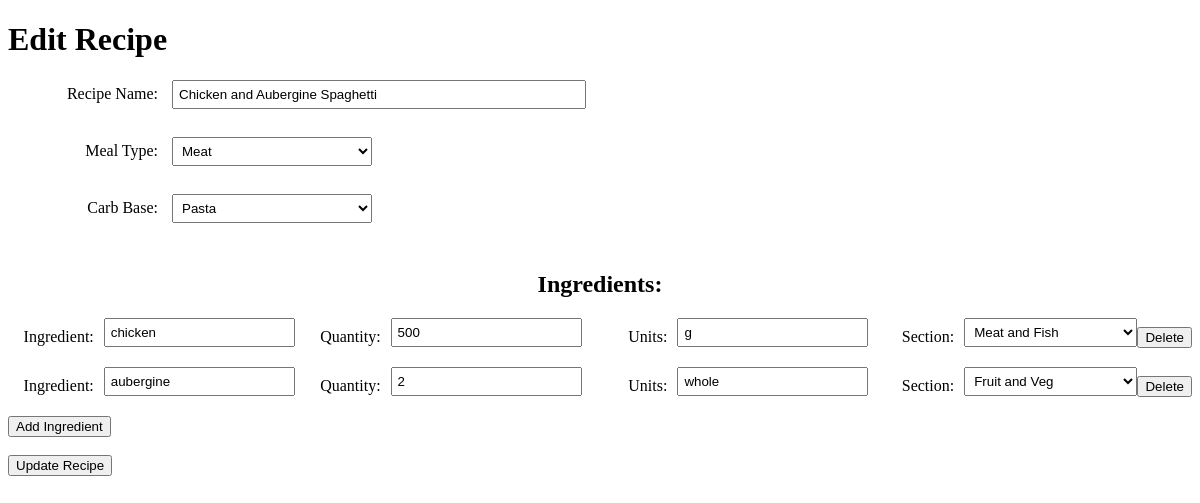
Page /edit_recipe/1 on the earlier database version.
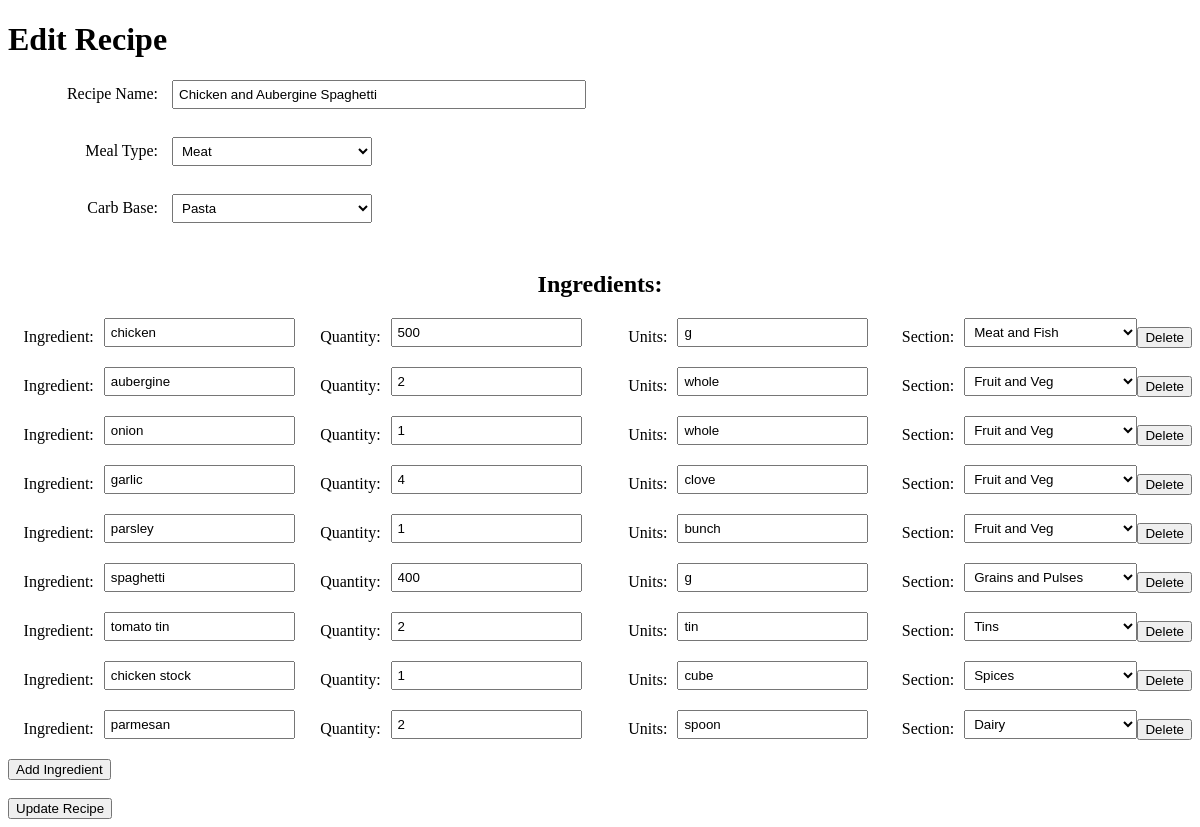
Same page on the later database version.
### db_models.py (models this page shows)
class RecipeItem(db.Model):
    __tablename__ = 'recipe_items'
    id = db.Column(db.Integer, primary_key=True, autoincrement=True)
    recipe_id = db.Column(db.Integer, db.ForeignKey('recipes.id'), nullable=False)
    item_id = db.Column(db.Integer, db.ForeignKey('items.id'), nullable=False)
    quantity = db.Column(db.Integer, nullable=False)
    recipe = db.relationship('Recipe', backref=db.backref('recipe_items', lazy=True))
    item = db.relationship('Item', backref=db.backref('recipe_items', lazy=True))

class Item(db.Model):
    __tablename__ = 'items'
    id = db.Column(db.Integer, primary_key=True, autoincrement=True)
    name = db.Column(db.String(255), nullable=False)
    unit = db.Column(db.String(255), nullable=False)
    shop_section = db.Column(db.String(255), nullable=False)

### app.py (the view, shortened to what this page needs)
@app.route('/edit_recipe/<int:id>', methods=['GET', 'POST'])
def edit_recipe(id):
    recipe = Recipe.query.get_or_404(id)
    previous_ingredients = db.session.query(Item.name, RecipeItem.quantity, Item.unit, Item.shop_section, Item.id)\
        .join(RecipeItem, Item.id == RecipeItem.item_id)\
        .filter(RecipeItem.recipe_id == id)\
        .all()
    return render_template('edit_recipe.html', ingredients = previous_ingredients, recipe = recipe.name,
                           category1 = recipe.category1, category2 = recipe.category2)

### templates/edit_recipe.html (shortened to what this page needs)
<!DOCTYPE html>
<html>
  <head>
    <link rel="stylesheet" href="{{ url_for('static', filename='add_style.css') }}">
  </head>
  <body>
    <h1>Edit Recipe</h1>
    <form method="POST">
      <label for="name">Recipe Name:</label>
      <input type="text" name="name" value="{{ recipe }}" required><br><br>
      <label for="category1">Meal Type:</label>
      <select name="category1" required>
        <option value="Meat" {% if category1 == 'Meat' %}selected{% endif %}>Meat</option>
      </select><br><br>
      <label for="category2">Carb Base:</label>
      <select name="category2" required>
        <option value="Pasta" {% if category2 == 'Pasta' %}selected{% endif %}>Pasta</option>
      </select><br><br>
      <h2>Ingredients:</h2>
      <div id="ingredients">
        {% for item in ingredients %}
        <div>
          <label for="ingredient">Ingredient:</label>
          <input type="text" name="ingredients[]" value="{{ item[0] }}" required>
          <label for="quantity">Quantity:</label>
          <input type="text" name="quantities[]" value="{{ item[1] }}" required>
          <label for="units">Units:</label>
          <input type="text" name="units[]" value="{{ item[2] }}" required>
          <label for="section">Section:</label>
          <select name="shop_sections[]">
            <option value="Fruit and Veg" {% if item[3] == 'Fruit and Veg' %}selected{% endif %}>Fruit and Veg</option>
            <option value="Meat and Fish" {% if item[3] == 'Meat and Fish' %}selected{% endif %}>Meat and Fish</option>
            <option value="Dairy" {% if item[3] == 'Dairy' %}selected{% endif %}>Dairy</option>
            <option value="Tins" {% if item[3] == 'Tins' %}selected{% endif %}>Tins</option>
            <option value="Grains and Pulses" {% if item[3] == 'Grains and Pulses' %}selected{% endif %}>Grains and Pulses</option>
            <option value="Spices" {% if item[3] == 'Spices' %}selected{% endif %}>Spices</option>
          </select><br><br>
          <button type="button" onclick="removeIngredient(this)">Delete</button>
        </div>
        {% endfor %}
      </div>
      <button type="button" onclick="addIngredient()">Add Ingredient</button><br><br>
      <input type="submit" value="Update Recipe">
    </form>
  </body>
</html>

Differences in the rows shown:
added RecipeItem: name "onion", quantity "1", unit "whole", value "Fruit and Veg"
added RecipeItem: name "garlic", quantity "4", unit "clove", value "Fruit and Veg"
added RecipeItem: name "parsley", quantity "1", unit "bunch", value "Fruit and Veg"
added RecipeItem: name "spaghetti", quantity "400", unit "g", value "Grains and Pulses"
added RecipeItem: name "tomato tin", quantity "2", unit "tin", value "Tins"
added RecipeItem: name "chicken stock", quantity "1", unit "cube", value "Spices"
added RecipeItem: name "parmesan", quantity "2", unit "spoon", value "Dairy"
